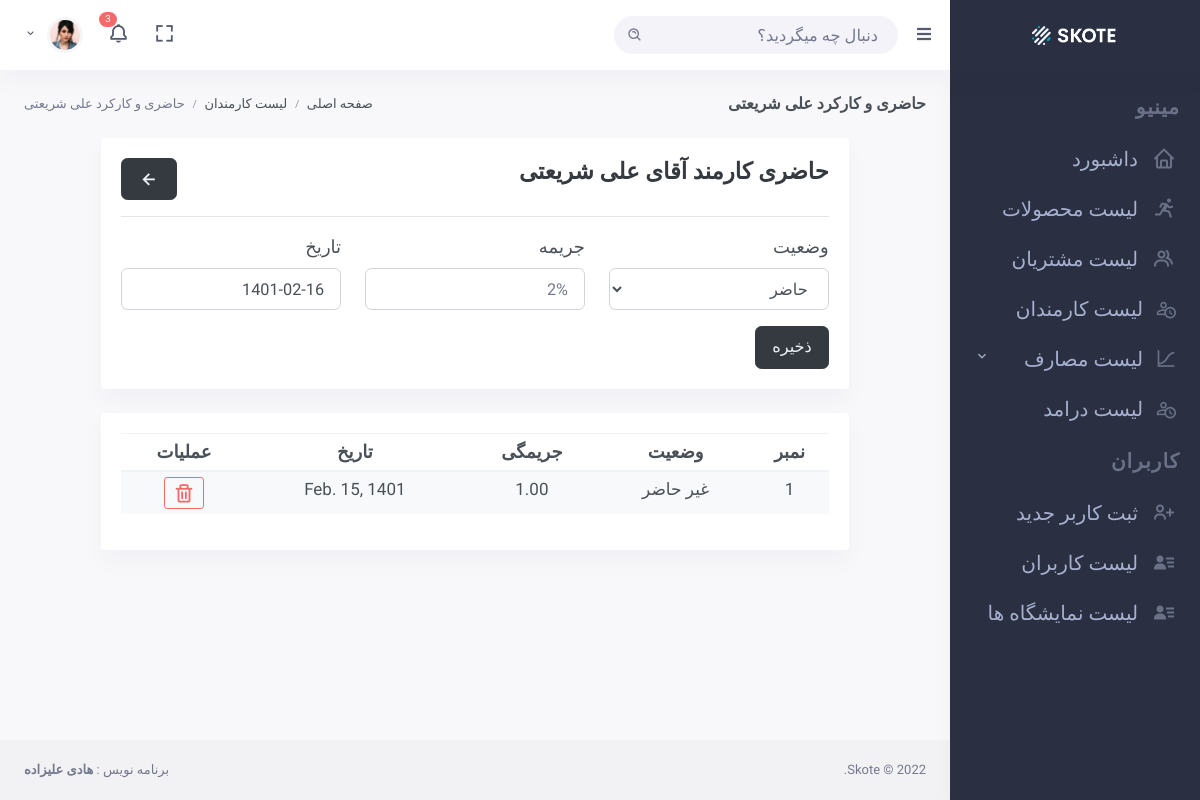
The app's page /employee/attendance/2/ with its own data.
### base/models.py (models this page shows, shortened)
class Employee(models.Model):
    SALARY =  (
        ("ماهوار", "ماهوار"),
        ("کونترات", "کونترات"),
    )
    emp_type = models.ForeignKey(EmployeeType, on_delete=models.SET_NULL, null=True)
    first_name = models.CharField(max_length=255)
    last_name = models.CharField(max_length=255)
    address = models.CharField(max_length=500)
    phone_number = models.CharField(max_length=20)
    salary = models.CharField(max_length=20, choices=SALARY)
    salary_per_month = models.DecimalField(max_digits=8, decimal_places=2, null=True, blank=True)
    created_at = models.DateTimeField(auto_now_add=True)
    updated_at = models.DateTimeField(auto_now=True)

class EmployeeAttendance(models.Model):
    STATUS = (
        ("حاضر", "حاضر"),
        ("غایب", "غایب"),
        ("تاخیر بیش از یک ساعت", "تاخیر بیش از یک ساعت"),
    )
    employee = models.ForeignKey(Employee, on_delete=models.SET_NULL, null=True)
    status = models.CharField(max_length=20, choices=STATUS, default="حاضر")
    penalty_percentage = models.DecimalField(max_digits=4, decimal_places=2, default=0)
    date = models.DateField()

### base/views/employee_views.py (the view, shortened to what this page needs)
# urls.py: path("employee/attendance/<str:pk>/", employee_views.employee_attendance_view, name="employee-attendance")
def employee_attendance_view(request, pk):
    employee = Employee.objects.get(pk=pk)
    attnedances = employee.employeeattendance_set.all()
    context = {
        "employee" : employee,
        "attnedances" :attnedances
    }
    return render(request, "base/employees/attendance.html", context)

### base/templates/base/employees/attendance.html (shortened to what this page needs)
{% extends 'base.html' %}
{% block page_title %}
حاضری و کارکرد {{employee.first_name}} {{employee.last_name}}
{% endblock page_title %}
{% block breadcrumb %}
<ol class="breadcrumb m-0">
    <li class="breadcrumb-item"><a href="/">صفحه اصلی</a></li>
    <li class="breadcrumb-item"><a href="{% url 'employee-list' %}">لیست کارمندان</a></li>
    <li class="breadcrumb-item active">حاضری و کارکرد {{employee.first_name}} {{employee.last_name}}</li>
</ol>
{% endblock breadcrumb %}
{% block content %}
    <div class="row">
        <div class="col-xl-10 m-auto col-lg-12 col-md-12 col-sm-12">
            <div class="card">
                <div class="card-body">
                    <div class="row">
                        <div class="col-lg-6">
                            <h3 class="text-dark" style="font-weight: bold;">حاضری کارمند آقای {{employee.first_name}} {{employee.last_name}}</h3>
                        </div>
                        <div class="col-lg-6">
                            <button class="btn btn-dark btn-lg float-right">
                                <i class="bx bx-left-arrow-alt font-size-22 align-middle"></i>
                            </button>
                        </div>
                    </div>
                    <hr>
                    <form action="" method="POST">
                        <div class="row">
                            <div class="col-lg-4">
                                <label for="" class="font-size-18">وضعیت</label>
                                <select name="status" class="form-control form-control-lg" id="">
                                    <option value="present">حاضر</option>
                                </select>
                            </div>
                            <div class="col-lg-4">
                                <label for="" class="font-size-18">جریمه</label>
                                <input type="number" step="0.25" class="form-control form-control-lg" name="penalty" placeholder="2%">
                            </div>
                            <div class="col-lg-4">
                                <label for="" class="font-size-18">تاریخ</label>
                                <input type="text" id="dateAttendance" class="form-control form-control-lg" name="date">
                            </div>
                        </div>
                        <button class="btn btn-dark btn-lg mt-3">ذخیره</button>
                    </form>
                </div>
            </div>
        </div>
    </div>
    <div class="row">
        <div class="col-xl-10 m-auto">
            <div class="card">
                <div class="card-body">
                    <table class="table table-border table-striped table-sm">
                        <thead>
                            <tr>
                                <th class="font-size-18 text-center">نمبر</th>
                                <th class="font-size-18 text-center">وضعیت</th>
                                <th class="font-size-18 text-center">جریمگی</th>
                                <th class="font-size-18 text-center">تاریخ</th>
                                <th class="font-size-18 text-center">عملیات</th>
                            </tr>
                        </thead>
                        <tbody>
                            {% for att in attnedances %}
                                <tr>
                                    <td class="font-size-17 text-center">{{forloop.counter}}</td>
                                    <td class="font-size-17 text-center">{{att.status}}</td>
                                    <td class="font-size-17 text-center">{{att.penalty_percentage}}</td>
                                    <td class="font-size-17 text-center">{{att.date}}</td>
                                    <td class="font-size-17 text-center">
                                        <button class="btn btn-outline-danger btn-sm">
                                            <i class="bx bx-trash font-size-22 align-middle "></i>
                                        </button>
                                    </td>
                                </tr>
                            {% endfor %}
                        </tbody>
                    </table>
                </div>
            </div>
        </div>
    </div>
{% endblock content %}

### static/assets/css/custom.css (style rules this page uses)
body { font-family: 'Baloo Bhaijaan 2', cursive !important; }

### records on screen
Employee: first_name "علی", last_name "شریعتی"
EmployeeAttendance: status "غیر حاضر", penalty_percentage "1.00", date "Feb. 15, 1401"
